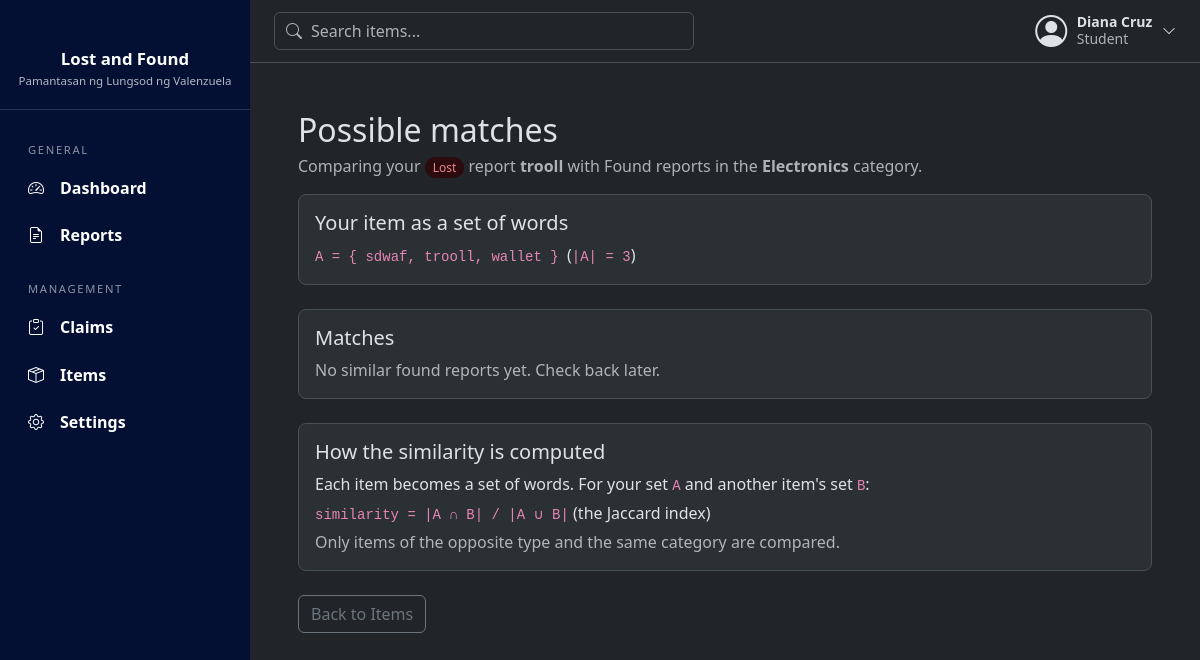
/items/22/matches (signed in), run on the app's committed database.
### tables this page shows
CREATE TABLE users (
            id INTEGER PRIMARY KEY AUTOINCREMENT,
            full_name TEXT NOT NULL,
            email TEXT NOT NULL UNIQUE,
            password TEXT NOT NULL,
            role TEXT NOT NULL DEFAULT 'Student'
                CHECK(role IN ('Student', 'Faculty', 'Admin'))
        , is_active INTEGER NOT NULL DEFAULT 1);

CREATE TABLE items (
            item_id INTEGER PRIMARY KEY AUTOINCREMENT,
            user_id INTEGER NOT NULL,
            name TEXT NOT NULL,
            category TEXT NOT NULL,
            description TEXT,
            location TEXT NOT NULL,
            item_status TEXT NOT NULL
                CHECK(item_status IN ('Lost', 'Found')),
            status TEXT NOT NULL DEFAULT 'Active'
                CHECK(status IN ('Active', 'Claimed', 'Returned', 'Removed')),
            date_reported DATE NOT NULL DEFAULT CURRENT_DATE,

            FOREIGN KEY (user_id) REFERENCES users (id)
        );

### routes/user_routes.py (the view)
@bp.route("/items/<int:item_id>/matches")
@login_required
def item_matches(item_id):
    item = item_model.get(item_id)
    if item is None:
        abort(404)
    if item["user_id"] != session["user_id"]:
        abort(403)                                   # only the reporter sees their matches
    opposite = "Found" if item["item_status"] == "Lost" else "Lost"
    candidates = item_model.active_of_type(opposite, session["user_id"])
    matches = matching.find_matches(item, candidates)
    return render_template("user/item_matches.html", item=item, matches=matches,
                           opposite=opposite, my_words=sorted(matching.item_words(item)))

### database/connection.py (called while the page is built)
def get_db():
    if "db" not in g:
        g.db = sqlite3.connect(current_app.config["DATABASE"])
        g.db.row_factory = sqlite3.Row
    return g.db

### models/item_model.py (called while the page is built)
def get(item_id):
    return get_db().execute("SELECT * FROM items WHERE item_id = ?", (item_id,)).fetchone()

def active_of_type(item_status, exclude_user_id):
    return get_db().execute(
        "SELECT * FROM items WHERE item_status = ? AND status = 'Active' AND user_id != ?",
        (item_status, exclude_user_id),
    ).fetchall()

### models/matching.py (called while the page is built)
def words(text):
    found = re.findall(r"[a-z0-9]+", (text or "").lower())
    return {w for w in found if w not in STOPWORDS and len(w) > 1}

def item_words(item):
    return (words(item["name"]) | words(item["location"]) | words(item["description"]))

def jaccard(a, b):
    if not a and not b:
        return 0.0
    return len(a & b) / len(a | b)

def find_matches(new_item, candidates):
    mine = item_words(new_item)
    results = []
    for other in candidates:
        if other["category"] != new_item["category"]:      # different category = skip
            continue
        theirs = item_words(other)
        score = jaccard(mine, theirs)
        if score >= MIN_SCORE:
            results.append((other, score, sorted(mine & theirs),
                            sorted(mine - theirs), sorted(theirs - mine)))
    results.sort(key=lambda r: r[1], reverse=True)
    return results

### models/user_model.py (called while the page is built)
def get_by_id(user_id):
    return get_db().execute("SELECT * FROM users WHERE id = ?", (user_id,)).fetchone()

### routes/utils.py (called while the page is built)
def login_required(view):
    @wraps(view)
    def wrapped(*args, **kwargs):
        if "user_id" not in session:
            flash("Please log in first.", "warning")
            return redirect(url_for("auth.login"))
        user = user_model.get_by_id(session["user_id"])
        if user is None or not user["is_active"]:
            session.clear()
            flash("Your account is no longer active. Please contact an administrator.", "warning")
            return redirect(url_for("auth.login"))
        return view(*args, **kwargs)
    return wrapped

### templates/user/item_matches.html (shortened to what this page needs)
{% extends "base.html" %}
{% block content %}
<h2 class="mb-1">Possible matches</h2>
<p class="text-body-secondary">
  Comparing your <span class="dash-badge {{ item['item_status'] }}">{{ item["item_status"] }}</span>
  report <strong>{{ item["name"] }}</strong> with {{ opposite }} reports in the
  <strong>{{ item["category"] }}</strong> category.
</p>
<div class="dash-section">
  <h5>Your item as a set of words</h5>
  <p class="mb-0">
    <code>A = { {{ my_words|join(", ") }} }</code>
    &nbsp;(<code>|A| = {{ my_words|length }}</code>)
  </p>
</div>
<div class="dash-section">
  <h5>Matches</h5>
  {% if matches %}
  <table>
    <tr>
      <th>Item</th><th>Location</th><th>Date</th>
      <th>In common (A &cap; B)</th><th>Only in yours (A &minus; B)</th><th>Only in theirs (B &minus; A)</th>
      <th>Similarity</th>
      {% if opposite == "Found" %}<th>Actions</th>{% endif %}
    </tr>
    {% for other, score, shared, only_mine, only_theirs in matches %}
    {% set union_size = shared|length + only_mine|length + only_theirs|length %}
    <tr>
      <td>{{ other["name"] }}</td>
      <td>{{ other["location"] }}</td>
      <td>{{ other["date_reported"] }}</td>
      <td>{% for w in shared %}<span class="dash-badge me-1">{{ w }}</span>{% endfor %}</td>
      <td>{% for w in only_mine %}<span class="dash-badge me-1">{{ w }}</span>{% endfor %}</td>
      <td>{% for w in only_theirs %}<span class="dash-badge me-1">{{ w }}</span>{% endfor %}</td>
      <td class="text-nowrap">
        <strong>{{ (score * 100)|round|int }}%</strong>
        <span class="small text-body-secondary">({{ shared|length }} / {{ union_size }})</span><br>
        {% if score >= 0.5 %}<span class="dash-badge Approved">Strong match</span>
        {% elif score >= 0.25 %}<span class="dash-badge Pending">Likely match</span>
        {% else %}<span class="dash-badge">Possible match</span>{% endif %}
      </td>
      {% if opposite == "Found" %}
      <td>
        <a class="btn btn-sm btn-primary" href="{{ url_for('user.claims', item_id=other['item_id']) }}">Claim</a>
      </td>
      {% endif %}
    </tr>
    {% endfor %}
  </table>
  {% else %}
  <p class="dash-empty mb-0">No similar {{ opposite|lower }} reports yet. Check back later.</p>
  {% endif %}
</div>
<div class="dash-section">
  <h5>How the similarity is computed</h5>
  <p class="mb-1">Each item becomes a set of words. For your set <code>A</code> and another item's set <code>B</code>:</p>
  <p class="mb-1"><code>similarity = |A &cap; B| / |A &cup; B|</code> (the Jaccard index)</p>
  <p class="mb-0 text-body-secondary">Only items of the opposite type and the same category are compared.</p>
</div>
<a class="btn btn-outline-secondary" href="{{ url_for('user.items') }}">Back to Items</a>
{% endblock %}

### templates/base.html (shortened to what this page needs)
<!doctype html>
<html lang="en" data-bs-theme="dark">
<head>
  <link href="https://cdn.jsdelivr.net/npm/bootstrap@5.3.3/dist/css/bootstrap.min.css" rel="stylesheet">
  <link href="https://cdn.jsdelivr.net/npm/bootstrap-icons@1.11.3/font/bootstrap-icons.min.css" rel="stylesheet">
  <link href="{{ url_for('static', filename='css/style.css') }}" rel="stylesheet">
</head>
<body>
{% block body %}
<div class="app-shell d-flex">
    <aside class="sidebar offcanvas-md offcanvas-start" id="sidebar" tabindex="-1">
    <div class="sidebar-brand">
      <div class="sidebar-title">Lost and Found</div>
      <div class="sidebar-subtitle">Pamantasan ng Lungsod ng Valenzuela</div>
    </div>
    <nav class="sidebar-nav">
      {% if session.role == 'Admin' %}
        {% include "partials/sidebar_admin.html" %}
      {% else %}
        {% include "partials/sidebar_user.html" %}
      {% endif %}
    </nav>
  </aside>
  <div class="main-col flex-grow-1">
    <header class="topbar d-flex align-items-center justify-content-between gap-3">
      <form class="topbar-search" action="{{ url_for('shared.reports') }}" method="get" role="search">
        <input class="form-control" type="search" name="q" maxlength="100" placeholder="Search items..."
               value="{{ request.args.get('q', '') if request.endpoint == 'shared.reports' }}">
      </form>
      <div class="dropdown">
        <button class="user-menu-btn" type="button" data-bs-toggle="dropdown" aria-expanded="false">
          <i class="bi bi-person-circle fs-2"></i>
          <span class="d-none d-sm-block">
            <span class="d-block fw-semibold small">{{ session.full_name }}</span>
            <span class="d-block small text-body-secondary">{{ session.role }}</span>
          </span>
          <i class="bi bi-chevron-down small"></i>
        </button>
      </div>
    </header>
    <main class="p-3 p-md-5">
      {% block content %}{% endblock %}
    </main>
  </div>
</div>
{% endblock %}
</body>
</html>

### static/css/style.css (style rules this page uses)
.app-shell { min-height: 100vh; }
.app-shell > .main-col { min-width: 0; }
.sidebar { --bs-offcanvas-width: 250px; width: 250px; min-width: 250px; color: #fff; overflow-y: auto; }
.sidebar { background: #031033 !important; }
@media (min-width: 768px) { .sidebar { position: sticky; top: 0; height: 100vh; align-self: flex-start; } }
.sidebar-brand { padding: 2rem 1rem 1.25rem; text-align: center; border-bottom: 1px solid rgba(255, 255, 255, 0.15); }
.sidebar-title { margin-top: 0.9rem; font-size: 1.05rem; font-weight: 600; }
.sidebar-subtitle { font-size: 0.72rem; color: rgba(255, 255, 255, 0.7); }
.sidebar-nav { padding: 0.5rem 1.25rem 1.5rem; }
.topbar { position: sticky; top: 0; z-index: 1020; padding: 0.75rem 1.5rem; background: var(--bs-body-bg); border-bottom: 1px solid var(--bs-border-color); }
.topbar-search { position: relative; flex: 1; max-width: 420px; }
.topbar-search input { padding-left: 2.25rem; }
.user-menu-btn { display: flex; align-items: center; gap: 0.6rem; padding: 0; border: 0; background: none; color: var(--bs-body-color); text-align: left; line-height: 1.2; }
.dash-section { padding: 16px; margin-bottom: 24px; overflow-x: auto; border-radius: 8px; background: var(--bs-tertiary-bg); border: 1px solid var(--bs-border-color); }
.dash-badge { padding: 2px 8px; border-radius: 10px; font-size: 12px; background: var(--bs-secondary-bg); color: var(--bs-body-color); }
.dash-badge.Lost, .dash-badge.Rejected { background: var(--bs-danger-bg-subtle); color: var(--bs-danger-text-emphasis); }
.dash-empty { color: var(--bs-secondary-color); }

### data on the page
users: full_name "Diana Cruz", role "Student"
items: item_status "Lost", name "trooll", category "Electronics"

### other printed values
{{ opposite }} "Found"
{{ my_words|join(", ") }} "sdwaf, trooll, wallet"
{{ my_words|length }} "3"
{{ opposite|lower }} "found"
